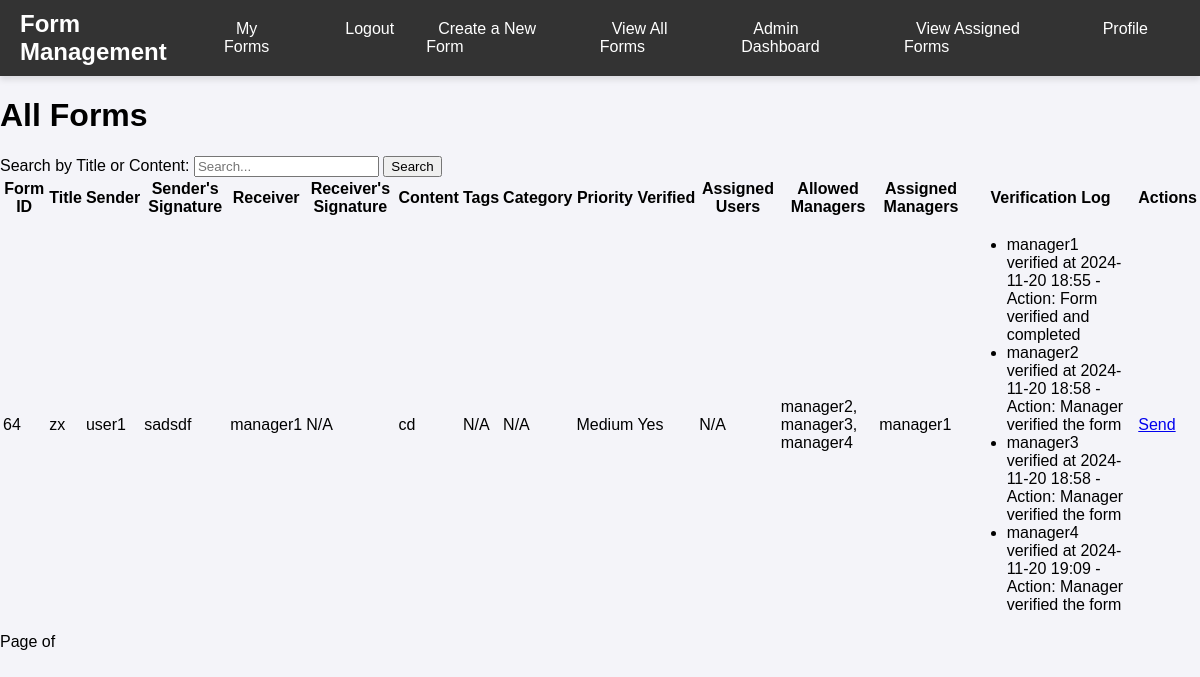
/forms/ (signed in), run on the app's committed database.
### app/models.py (models this page shows, shortened)
class Form(models.Model):
    title = models.CharField(max_length=255)
    sender_signature = models.CharField(max_length=255)
    receiver = models.CharField(max_length=255)
    receiver_signature = models.CharField(max_length=255, blank=True)
    content = models.TextField()
    tags = models.ManyToManyField(Tag, related_name="forms", blank=True)
    category = models.ForeignKey(Category, on_delete=models.CASCADE, related_name="forms", null=True)
    users = models.ManyToManyField('app.CustomUser', blank=True)  # view-only users section
    sender_name = models.CharField(max_length=255)
    prioritize = models.BooleanField(default=False)
    priority = models.CharField(max_length=100, choices=[('High', 'High'), ('Medium', 'Medium'), ('Low', 'Low')], default='Medium')
    assigned_managers = models.ManyToManyField(CustomUser, related_name="assigned_forms", blank=True, limit_choices_to={'role': 'manager'})
    assigned_users = models.ManyToManyField(
        CustomUser,
        related_name="viewable_forms",
        blank=True,
        limit_choices_to={'role': 'user'}
    )
    allowed_managers = models.ManyToManyField(CustomUser, related_name='allowed_forms', blank=True)  # Add this line
    sender = models.CharField(max_length=100)
    verified = models.BooleanField(default=False)
    verified_by = models.ForeignKey(CustomUser, null=True, on_delete=models.SET_NULL, related_name='verified_forms', blank=True)
    verified_at = models.DateTimeField(null=True, blank=True)
    last_modified = models.DateTimeField(auto_now=True)
    class Meta:
        verbose_name = 'Form'
        verbose_name_plural = 'Forms'

class CustomUser(AbstractBaseUser, PermissionsMixin):
    username = models.CharField(unique=True, max_length=150)
    email = models.EmailField(unique=True)
    first_name = models.CharField(max_length=100)
    last_name = models.CharField(max_length=100)
    is_active = models.BooleanField(default=True)
    is_staff = models.BooleanField(default=False)
    ROLE_CHOICES = [
        ('admin', 'Admin'),
        ('manager', 'Manager'),
        ('user', 'User'),
    ]
    role = models.CharField(max_length=20, choices=ROLE_CHOICES, default='user')
    SUB_ROLE_CHOICES = [
        ('none', 'None'),
        ('user-access-to-all-users-with-role-user', 'User Access to All Users with Role User'),
        ('manager-access-to-all-users-with-role-manager', 'user Access to All Users with Role Manager'),
    ]
    sub_role = models.CharField(max_length=255, choices=SUB_ROLE_CHOICES, default='none')
    objects = CustomUserManager()
    profile_image = models.ImageField(upload_to='profile_images/', blank=True, null=True)
    USERNAME_FIELD = 'username'
    REQUIRED_FIELDS = ['email', 'first_name', 'last_name']
    class Meta:
        verbose_name = 'User'
        verbose_name_plural = 'Users'

class FormVerificationLog(models.Model):
    form = models.ForeignKey('Form', on_delete=models.CASCADE, related_name='verification_logs')
    verified_by = models.ForeignKey(CustomUser, on_delete=models.SET_NULL, null=True, blank=True)  # Use CustomUser instead of User
    verified_at = models.DateTimeField(auto_now_add=True)
    action = models.CharField(max_length=255, blank=True, null=True)  # Optional action (e.g., 'Verified')

### app/views.py (the view)
# urls.py: path('forms/', views.form_list, name='forms'),  # List of forms
@login_required
def form_list(request):
    user = request.user
    if user.role == 'user':
        forms = Form.objects.filter(
            Q(sender=user) |
            Q(assigned_users=user)  # Using assigned_users field
        ).distinct()
    elif user.role == 'manager':
        forms = Form.objects.filter(
            Q(assigned_managers=user) |  # Forms where the user is assigned as a manager
            Q(allowed_managers=user)    # Forms where the user is allowed as a manager
        ).distinct()
    else:
        forms = Form.objects.all()
    forms = forms.prefetch_related('tags', 'category', 'verification_logs')  # Include verification_logs
    for form in forms:
        form.has_verified = form.verification_logs.filter(verified_by=user).exists()
    return render(request, 'form/form_list.html', {'forms': forms})

### app/templates/form/form_list.html (shortened to what this page needs)
{% extends 'base.html' %}
{% load static %}
{% block content %}
<div class="container">
    <h1>All Forms</h1>
    <form method="get" action="{% url 'form_list' %}" class="search-form">
        <label for="search">Search by Title or Content:</label>
        <input type="text" id="search" name="search" placeholder="Search..." value="{{ request.GET.search }}">
        <button type="submit">Search</button>
    </form>
    <div class="table-responsive">
        <table class="table">
            <thead>
                <tr>
                    <th>Form ID</th>
                    <th>Title</th>
                    <th>Sender</th>
                    <th>Sender's Signature</th>
                    <th>Receiver</th>
                    <th>Receiver's Signature</th>
                    <th>Content</th>
                    <th>Tags</th>
                    <th>Category</th>
                    <th>Priority</th>
                    <th>Verified</th>
                    <th>Assigned Users</th>
                    <th>Allowed Managers</th>
                    <th>Assigned Managers</th>
                    <th>Verification Log</th>
                    <th>Actions</th>
                </tr>
            </thead>
            <tbody>
                {% for form in forms %}
                    <tr>
                        <td>{{ form.id }}</td>
                        <td>{{ form.title|default:"N/A" }}</td>
                        <td>{{ form.sender|default:"N/A" }}</td>
                        <td>{{ form.sender_signature|default:"N/A" }}</td>
                        <td>{{ form.receiver|default:"N/A" }}</td>
                        <td>{{ form.receiver_signature|default:"N/A" }}</td>
                        <td>{{ form.content|default:"N/A" }}</td>
                        <td>
                            {% for tag in form.tags.all %}
                                {{ tag.name }}{% if not forloop.last %}, {% endif %}
                            {% empty %} N/A {% endfor %}
                        </td>
                        <td>{{ form.category.name|default:"N/A" }}</td>
                        <td>{{ form.priority|default:"N/A" }}</td>
                        <td>{{ form.verified|yesno:"Yes,No" }}</td>
                        <td>
                            {% if form.assigned_users.all %}
                                {% for user in form.assigned_users.all %}
                                    {{ user.username }}{% if not forloop.last %}, {% endif %}
                                {% endfor %}
                            {% else %} N/A {% endif %}
                        </td>
                        <td>
                            {% if form.allowed_managers.all %}
                                {% for manager in form.allowed_managers.all %}
                                    {{ manager.username }}{% if not forloop.last %}, {% endif %}
                                {% endfor %}
                            {% else %} N/A {% endif %}
                        </td>
                        <td>
                            {% if form.assigned_managers.all %}
                                {% for manager in form.assigned_managers.all %}
                                    {{ manager.username }}{% if not forloop.last %}, {% endif %}
                                {% endfor %}
                            {% else %} N/A {% endif %}
                        </td>
                        <td>
                            {% if form.verification_logs.all %}
                                <ul>
                                    {% for log in form.verification_logs.all %}
                                        <li>{{ log.verified_by.username }} verified at {{ log.verified_at|date:"Y-m-d H:i" }}{% if log.action %} - Action: {{ log.action }}{% endif %}</li>
                                    {% endfor %}
                                </ul>
                            {% else %}
                                No verification history.
                            {% endif %}
                        </td>
                        <td>
                            <a href="{% url 'send_form' form.id %}" class="btn-action">Send</a>
                        </td>
                    </tr>
                {% empty %}
                    <tr>
                        <td colspan="14">No forms found.</td>
                    </tr>
                {% endfor %}
            </tbody>
        </table>
    </div>
    <div class="pagination">
        <span class="page-info">Page {{ forms.number }} of {{ forms.paginator.num_pages }}</span>
    </div>
</div>
{% endblock %}

### app/static/css/navbar_styles.css (style rules this page uses)
body { font-family: 'Arial', sans-serif; margin: 0; padding: 0; background-color: #f4f4f9; }

### data on the page
Form: id "64", title "zx", sender "user1", sender_signature "sadsdf", receiver "manager1", receiver_signature "N/A", content "cd", category.name "N/A", priority "Medium", verified "Yes"
CustomUser: username "manager2"
CustomUser: username "manager3"
CustomUser: username "manager4"
CustomUser: username "manager1"
FormVerificationLog: verified_by.username "manager1", verified_at "2024-11-20 18:55", action "Form verified and completed"
FormVerificationLog: verified_by.username "manager2", verified_at "2024-11-20 18:58", action "Manager verified the form"
FormVerificationLog: verified_by.username "manager3", verified_at "2024-11-20 18:58", action "Manager verified the form"
FormVerificationLog: verified_by.username "manager4", verified_at "2024-11-20 19:09", action "Manager verified the form"
